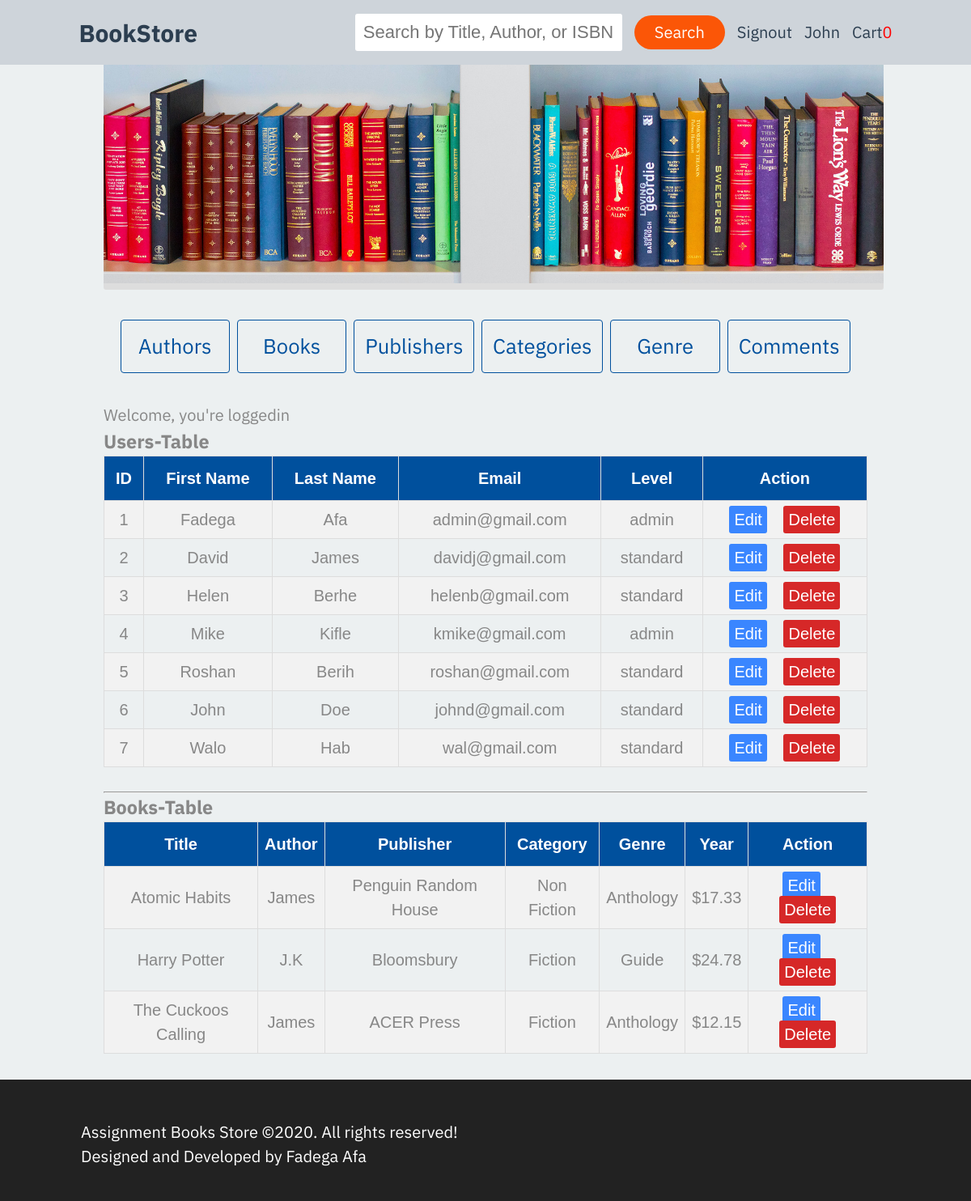
Page /templates/index.php?login=success (signed in) on the committed database.
### tables this page shows
CREATE TABLE user(
      user_id INTEGER PRIMARY KEY AUTOINCREMENT NOT NULL,
      firstname TEXT NOT NULL,
      lastname TEXT NOT NULL,
      email TEXT NOT NULL UNIQUE,
      password TEXT NOT NULL,
      level TEXT,
      regDate DATE
    );

CREATE TABLE book (
      book_id INTEGER PRIMARY KEY AUTOINCREMENT NOT NULL,
      title TEXT NOT NULL,
      author_id INTEGER NOT NULL REFERENCES author(author_id) ON UPDATE CASCADE,
      ISBN TEXT NOT NULL,
      publisher_id INTEGER NOT NULL REFERENCES publisher(publisher_id),
      category_id INTEGET NOT NULL REFERENCES category(category_id),
			genre_id INTEGET NOT NULL REFERENCES genre(genre_id),
      year INTEGER NOT NULL,
      cover BLOB,
      price REAL,
      condition TEXT NOT NULL
    );

CREATE TABLE author(
			author_id INTEGER PRIMARY KEY AUTOINCREMENT NOT NULL,
			firstname TEXT NOT NULL,
			lastname TEXT NOT NULL,
      email TEXT NOT NULL UNIQUE
		);

CREATE TABLE publisher(
			publisher_id INTEGER PRIMARY KEY AUTOINCREMENT NOT NULL,
			pname TEXT NOT NULL,
			city TEXT,
			country TEXT NOT NULL
		);

CREATE TABLE category(
      category_id INTEGER PRIMARY KEY AUTOINCREMENT NOT NULL,
      cname TEXT  NOT NULL
    );

CREATE TABLE genre(
      genre_id INTEGER PRIMARY KEY AUTOINCREMENT NOT NULL,
      gname TEXT  NOT NULL,
      category_id INTEGER NOT NULL REFERENCES category(category_id) ON UPDATE CASCADE ON DELETE CASCADE

    );

### templates/index.php (the view, shortened to what this page needs)
<?php
require '../app/header.php';
require '../app/libcommon.php';
?>
  <div class="main-container" >
   <?php  include '../templates/herosection.php';?>
           <div id="link-wrapper">
               <a href="../templates/author.php">Authors</a>
               <a href="../templates/book.php">Books</a>
               <a href="../templates/publisher.php">Publishers</a>
               <a href="../templates/category.php">Categories</a>
               <a href="../templates/genre.php">Genre</a>
               <a href="../templates/comment.php">Comments</a>
            </div>
          <?php
          if(isset($_SESSION['useremail'])||isset($_SESSION['emailId'])){?>
                <p>Welcome, you're loggedin</p>
                <h3>Users-Table</h3>
                <table class="db-table">
                  <tr>
                      <th> ID </th>
                      <th> First Name </th>
                      <th> Last Name </th>
                      <th> Email </th>
                      <th> Level </th>
                      <th> Action </th>
                  </tr>
                <?php
                $res = $conn->prepare('SELECT * FROM user');
                $res->execute();
                $data = $res->fetchAll(PDO::FETCH_ASSOC);
               foreach($data as $row):?>
                    <tr>
                      <td><?php echo $row['user_id'];?></td>
                      <td><?php echo $row['firstname'];?></td>
                      <td><?php echo $row['lastname'];?></td>
                      <td><?php echo $row['email'];?></td>
                      <td><?php echo $row['level'];?></td>
                      <td>
                         <a class="edit" href="editUser.php?id=<?php echo $row['user_id'];?>">Edit</a>
                         <a class="delete" href="deleteUser.php?id=<?php echo $row['user_id'];?>">Delete</a>
                      </td>
                    </tr>
                  <?php endforeach; ?>
                </table>
                  <br><hr>
                <h3>Books-Table</h3>
                <table class="db-table">
                  <tr>
                      <th>Title </th>
                      <th>Author </th>
                      <th>Publisher </th>
                      <th>Category </th>
                      <th>Genre</th>
                      <th>Year</th>
                      <th>Action</th>
                  </tr>
                <?php
                $sql ='SELECT book_id,title ,year, price, firstname, pname, cname, gname
                                FROM book b, author a, publisher p, category c, genre g
                                WHERE b.author_id = a.author_id AND
                                      b.publisher_id = p.publisher_id AND
                                      b.category_id = c.category_id AND
                                      b.genre_id =g.genre_id';
                $res = $conn->prepare($sql);
                $res->execute();
                $data = $res->fetchAll(PDO::FETCH_ASSOC);
               foreach($data as $row):?>
                    <tr>
                      <td><?php echo $row['title'];?></td>
                      <td><?php echo $row['firstname'];?></td>
                      <td><?php echo $row['pname'];?></td>
                      <td><?php echo $row['cname'];?></td>
                      <td><?php echo $row['gname'];?></td>
                      <td><?php echo '$'.$row['price'];?></td>
                      <td>
                         <a class="edit" href="../templates/editbook.php?id=<?php echo $row['book_id'];?>">Edit</a>
                         <a class="delete" href="../templates/deletebook.php?id=<?php echo $row['book_id'];?>">Delete</a>
                      </td>
                    </tr>
                  <?php endforeach; ?>
                </table>
            <?php
          }else{
            echo '<p>Not loggedin <a href="../templates/signup.php"> signup</a> to see data!</p>';
            echo '<p>Please run the install script(once) to be able to signup and signin to see data or sign up in the above link</p>';
           include '../templates/dashboard.php';
          }
        ?>
  </div>
<?php include '../app/footer.php';?>

### css/menu.css (style rules this page uses)
:root { --greyapple:#eee; --greenaple:#2ecc71; --drakmatter:#34495e; --darkermatter:#2c3e50; --darkergrey:#ced4da; }
* { margin: 0; padding:0; box-sizing: border-box; }
body { font-family: "IBM Plex Sans", Verdana, Tahoma, sans-serif; }
a { text-decoration: none; color:#00509d; color: #023047; color: #073b4c; color:red; }

### css/master.css (style rules this page uses)
* { box-sizing: border-box; padding:0; margin:0; }
html { box-sizing: border-box; font-size: 17px; line-height: 1.6; font-family: 'Source Sans Pro', sans-serif, Segoe UI, Roboto, Helvetica, Arial, sans-serif, 'Apple Color Emoji', 'Segoe UI Emoji', 'Segoe UI Symbol'; color: #878787; }
*, *::before, *:after { box-sizing: inherit; padding: 0; margin: 0; }
body { margin:0 auto; padding:0; font-size:20px; }
.main-container { margin:0 auto; width:80%; padding:0 0.5rem 2rem 0.5rem; }
.db-table { font-family: "Trebuchet MS", Arial, Helvetica, sans-serif; border-collapse: collapse; width: 100%; }
.db-table td, .db-table th { border: 1px solid #ddd; padding: 8px; text-align: center; }
.db-table tr:nth-child(even) { background-color: #f2f2f2; }
.db-table th { padding-top: 12px; padding-bottom: 12px; text-align: left; background-color:#00509d; color: white; text-align: center; }
.db-table .delete { color:red; background:#d62828; color:white; padding:0.3em 0.3em; border-radius: 3px; }
.db-table .edit { margin-right:15px; background:#3a86ff; color:#fff; padding:0.3em 0.3em; border-radius: 3px; }
#link-wrapper { padding:2rem 1rem; width:100%; display:flex; flex-direction: row; }
#link-wrapper a { padding:0.8rem; color:#00509d; flex:1; border:1px solid #00509d; margin:0.5%; font-size:1.6rem; text-align: center; border-radius: 4px; }

### css/dashboard.css (style rules this page uses)
html { box-sizing: border-box; font-size: 16px; line-height: 1.5; }
:root { --greyapple:#ecf0f1; --brightorange:#ff9f1c; --lightgrey:#D3D3D3; --greenaple:#2ecc71; --drakmatter:#34495e; --darkermatter:#2c3e50; }
body { background-color: var(--greyapple); font-family: "IBM Plex Sans", Verdana, Tahoma, sans-serif; }
*, *::before, *:after { box-sizing: inherit; padding: 0; margin: 0; }
a { text-decoration: none; color:var(--darkermatter); }

### rows in the picture
user: user_id "1", firstname "Fadega", lastname "Afa", email "admin@gmail.com", level "admin"
user: user_id "2", firstname "David", lastname "James", email "davidj@gmail.com", level "standard"
user: user_id "3", firstname "Helen", lastname "Berhe", email "helenb@gmail.com", level "standard"
user: user_id "4", firstname "Mike", lastname "Kifle", email "kmike@gmail.com", level "admin"
user: user_id "5", firstname "Roshan", lastname "Berih", email "roshan@gmail.com", level "standard"
user: user_id "6", firstname "John", lastname "Doe", email "johnd@gmail.com", level "standard"
user: user_id "7", firstname "Walo", lastname "Hab", email "wal@gmail.com", level "standard"
book: title "Atomic Habits", author.firstname "James", publisher.pname "Penguin Random House", category.cname "Non Fiction", genre.gname "Anthology", price "17.33"
book: title "Harry Potter", author.firstname "J.K", publisher.pname "Bloomsbury", category.cname "Fiction", genre.gname "Guide", price "24.78"
book: title "The Cuckoos Calling", author.firstname "James", publisher.pname "ACER Press", category.cname "Fiction", genre.gname "Anthology", price "12.15"

### other values in the picture
$_SESSION['firstname'] "John"
